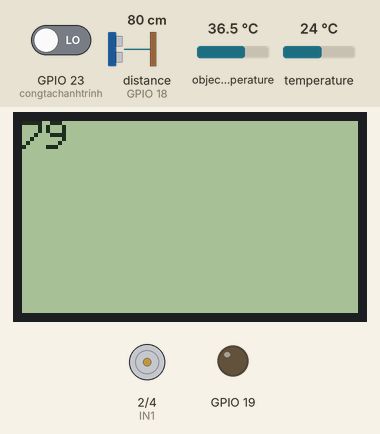
Simulated run of this sketch. Board: ESP32. Shown: 84×48 one-colour display, motor-driver pin pairs drawn as motors (green arrow = first pin HIGH = forward, orange = second pin HIGH = backward, longer = more drive, scaled by the enable pin), output pins drawn as LEDs (lit = HIGH). Wiring (inferred from the names in the program): ultrasonic range finder: trigger GPIO 5; echo GPIO 18. The inputs (shaded band) are chosen by the test bench; at power-on: distance to the obstacle (sensor on GPIO 18) 80 cm, GPIO 23 (congtachanhtrinh) LOW, object temperature 36.5 °C, temperature 24 °C. The echo pulse lasts 58.3 µs per cm; pins used as bus, display or sensor lines are not drawn; what the sketch prints to the serial monitor is not drawn.

Above: at 1.9 s.
2.0 s: distance to the obstacle (sensor on GPIO 18) set to 18 cm
At 4.2 s:
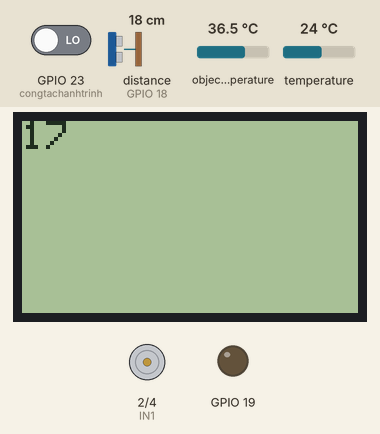
5.9 s: distance to the obstacle (sensor on GPIO 18) set to 13 cm
At 9.9 s:
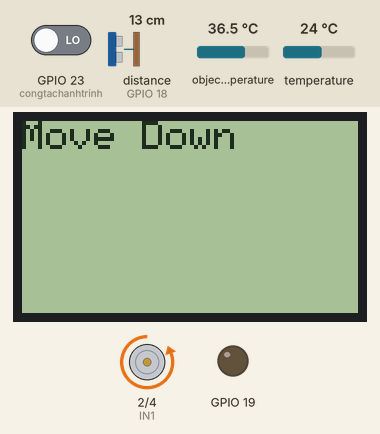
10.2 s: distance to the obstacle (sensor on GPIO 18) set to 2 cm
At 14.3 s:
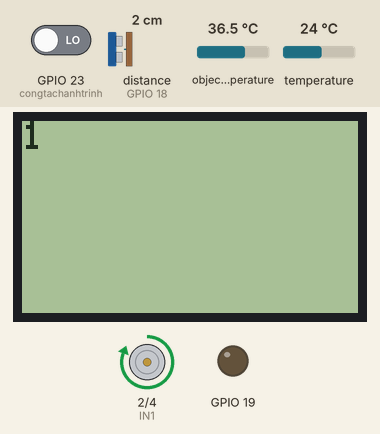
14.5 s: GPIO 23 (congtachanhtrinh) driven HIGH
At 16.0 s:
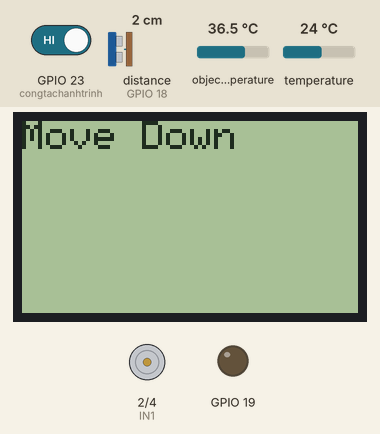
17.7 s: object temperature set to 37.7 °C
At 18.8 s:
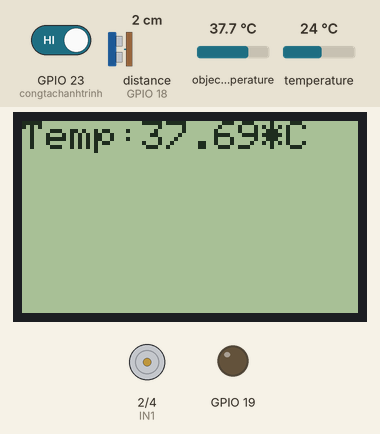
21.3 s: object temperature set to 38.5 °C
At 28.9 s:
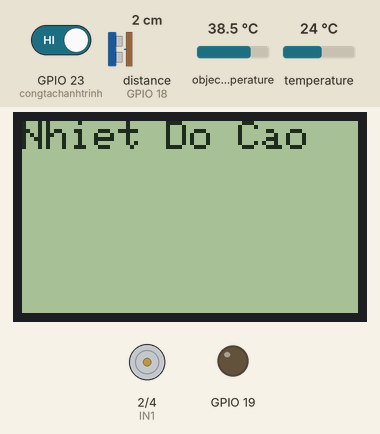
Timing chart, 0 to 31.5 s (numbered marks = the images above; inputs shaded):
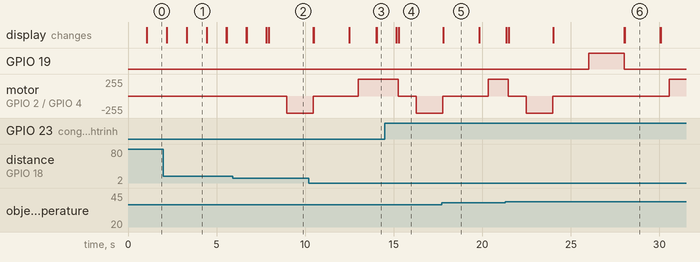

The sketch:

cthttt_full.ino
```cpp
#include <Wire.h>
#include <SPI.h>
#include <Adafruit_GFX.h>
#include <Adafruit_PCD8544.h>
#include <Adafruit_MLX90614.h>
/* Declare LCD object for SPI
  Adafruit_PCD8544(CLK,DIN,D/C,CE,RST);*/
Adafruit_PCD8544 display = Adafruit_PCD8544(13, 12, 14, 27, 26); /* */
int contrastValue = 60; /* Default Contrast Value */
Adafruit_MLX90614 mlx = Adafruit_MLX90614();
float t_room = mlx.readAmbientTempC();

const int trigPin = 5;
const int echoPin = 18;
long duration;
int distance = 0;
int ENA = 15;
boolean flag = false;
int IN1 = 2;

int IN2 = 4;
int giatri = 0;
const int congtachanhtrinh = 23;
void hamDoKhoangCach()
{
  //Serial.begin(9600);
  digitalWrite(trigPin, LOW);
  delayMicroseconds(2);
  digitalWrite(trigPin, HIGH);
  delayMicroseconds(10);
  digitalWrite(trigPin, LOW);
  duration = pulseIn(echoPin, HIGH);
  distance = duration * 0.034 / 2;
  Serial.print("Distance: ");
  Serial.println(distance);
  delay(1000);
}
void congTacHanhTrinh(){
  giatri = digitalRead(congtachanhtrinh);
  Serial.print("GIA TRI NHAN DUOC: ");
  Serial.println(giatri);
  if (giatri == HIGH) {
    digitalWrite(ENA, LOW);
    Serial.println("LED HIGH");
    flag = false;
  }
}
void setup()
{
  Serial.begin(9600);
  mlx.begin();
  display.begin();
  pinMode(19, OUTPUT);
  pinMode(congtachanhtrinh, INPUT);
  pinMode(trigPin, OUTPUT);
  pinMode(echoPin, INPUT);
  pinMode(ENA, OUTPUT);
  pinMode(IN1, OUTPUT);
  pinMode(IN2, OUTPUT);

}
void loop() {

  //Serial.begin(9600);
  hamDoKhoangCach();
  display.setContrast(contrastValue);
  display.clearDisplay();
  display.display();
  display.setTextColor(BLACK);
  display.setTextSize(1);
  display.setCursor(0, 0);
  display.println(distance);
  display.display();
  delay(100);

  if (flag) {
    congTacHanhTrinh();
  }

  if (distance < 15 && flag == false)
  {
    hamXuong();
    hamDoNhietDo();
    if (mlx.readObjectTempC() > 38)
    {
      hamCanhBao();
    }
    //delay(5000);
    hamLen();
    flag = true;
  }
}
void hamCanhBao() {
  digitalWrite(19, HIGH);
  delay(2000);
  digitalWrite(19, LOW);
  display.setContrast(contrastValue);
  display.clearDisplay();
  display.display();
  display.setTextColor(BLACK);
  display.setTextSize(1);
  display.setCursor(0, 0);
  display.println("Nhiet Do Cao");
  display.display();
  delay(2000);
}
void hamDoNhietDo()
{
  display.setContrast(contrastValue);
  display.clearDisplay();
  display.display();
  display.setTextColor(BLACK);
  display.setTextSize(1);
  display.setCursor(0, 0);
  display.print("Temp:");
  display.print(mlx.readObjectTempC());
  display.print("*C");
  display.display();
  delay(2000);
}
void hamXuong()
{
  display.setContrast(contrastValue);
  display.clearDisplay();
  display.display();
  display.setTextColor(BLACK);
  display.setTextSize(1);
  display.setCursor(0, 0);
  display.print("Move Down");
  display.display();
  delay(1000);
  digitalWrite(ENA, HIGH);
  digitalWrite(IN1, LOW);
  digitalWrite(IN2, HIGH);
  delay(500);
  hamDoKhoangCach();
  if (distance > 15)
  {
    hamDoKhoangCach();
    delay(1000);
  }
  digitalWrite(ENA, LOW);

}
void hamLen()
{
  display.setContrast(contrastValue);
  display.clearDisplay();
  display.display();
  display.setTextColor(BLACK);
  display.setTextSize(1);
  display.setCursor(0, 0);
  display.print("Move Up");
  display.display();
  delay(500);
  digitalWrite(ENA, HIGH);
  digitalWrite(IN1, HIGH);
  digitalWrite(IN2, LOW);
}
```

Measured:
- the behaviour switches between 16 and 15 cm on distance to the obstacle (sensor on GPIO 18) (found by bisection; images 1 and 2)
- the behaviour switches between 38 and 38.1 °C on object temperature (found by bisection; images 5 and 6)
- after the input at 2.0 s, the display: first differs from a run without the input after 1.3 s (image 1)
- after the input at 5.9 s, motor on GPIO 2 (IN1) / GPIO 4 (IN2): stopped → backward 255/255 after 3.1 s
- after the input at 14.5 s, motor on GPIO 2 (IN1) / GPIO 4 (IN2): forward 255/255 → stopped after 0.76 s, → backward 255/255 1.0 s later; the display: first differs from a run without the input after 0.78 s (image 4)
- after the input at 21.3 s, GPIO 19: LOW → HIGH after 4.7 s, → LOW 2.0 s later
- what the display in image 1 shows lasts 1.1 s, from 3.3 s to 4.4 s
